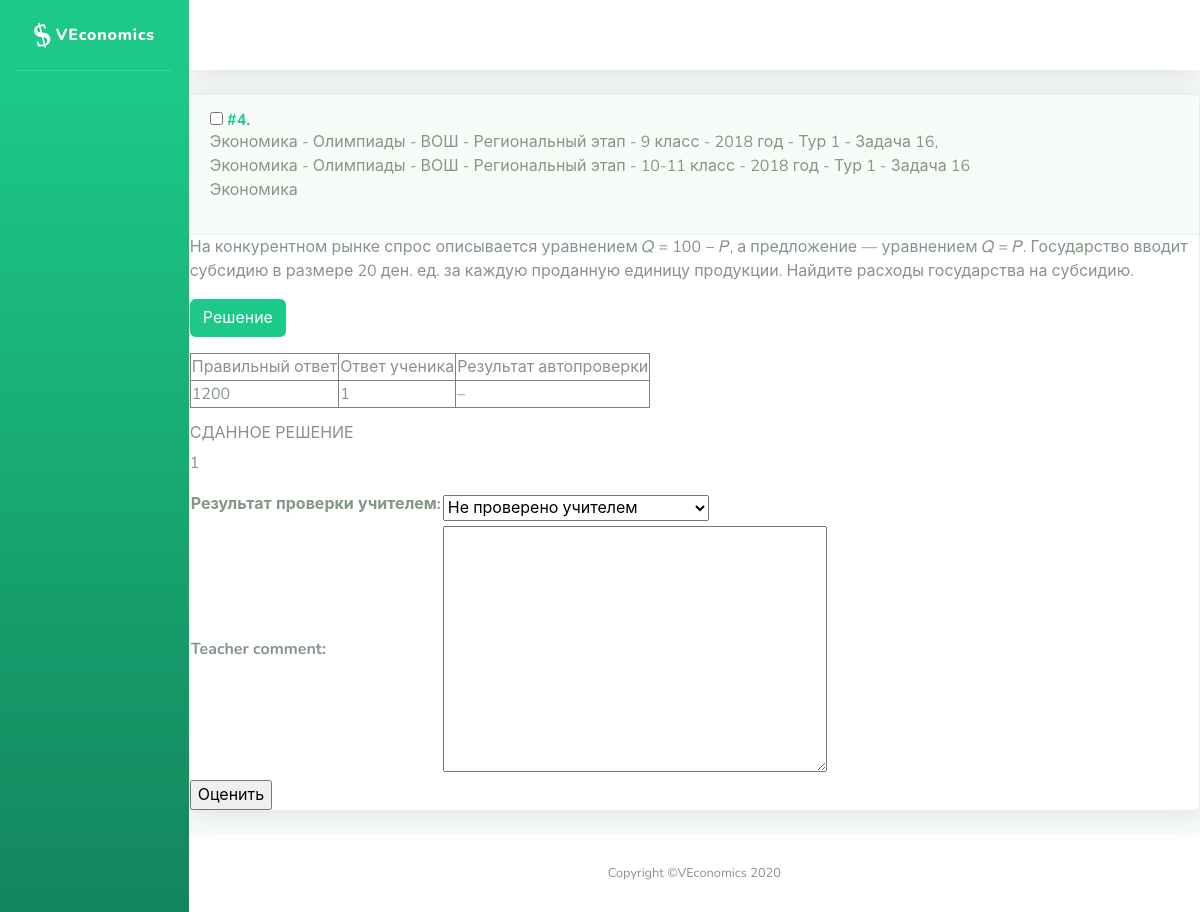
/problems/check/23 (signed in), run on an earlier commit of the app's database.
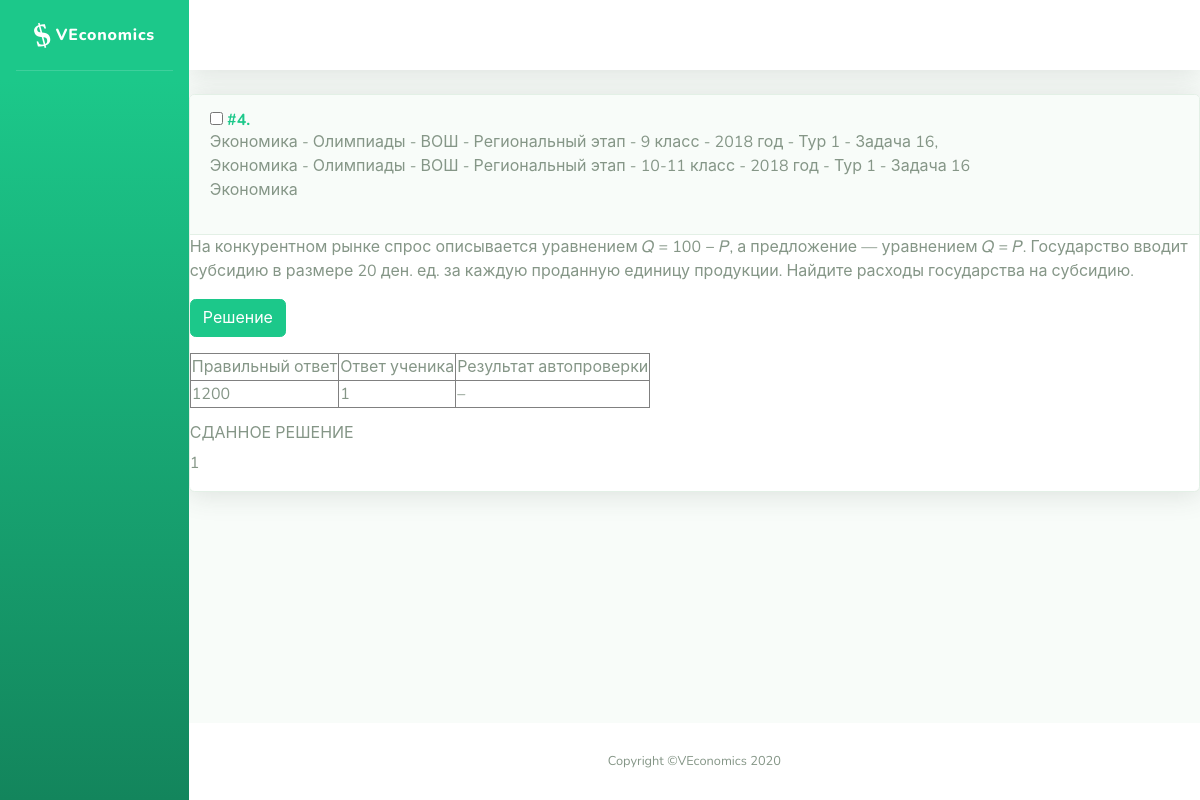
And on a later commit of the database.
### problems/views.py (the view)
# urls.py: path('check/<int:submit_id>', views.check_solution, name="check"),
def check_solution(request, submit_id):
    submit = Submit.objects.get(id=submit_id)
    problem = submit.assignment.problem
    problem.submit = submit
    if request.user == submit.assignment.assigned_by:
        form = CheckForm()
        context = {'form': form, 'submit': submit, 'problem': problem}
        return render(request, 'problems/check_solution.html', context)
    else:
        return redirect('index')

### problems/forms.py
class CheckForm(forms.ModelForm):
    class Meta:
        model = Submit
        fields = ('verdict', 'teacher_comment',)

### problems/models.py (called while the page is built)
    def __str__(self):
        return self.name

    def __str__(self):
        if self.parent:
            return "{} - {}".format(self.parent, self.name)
        else:
            return self.name

### problems/templates/problems/check_solution.html
{% extends "problems/sb/base.html" %}
{% block content %}
{% include 'problems/problem.html' %}
{% endblock %}

### problems/templates/problems/problem.html (shortened to what this page needs)
{% autoescape off%}
<div class="problem">
    <div class="card shadow mb-4">
        <div class="problem-header">
            <a class="d-block card-header py-3" role="button" aria-expanded="true" aria-controls="collapse">
                    <h6 class="m-0 font-weight-bold text-primary">
                        {% if 'teacher' in user.groups.all.0.name %}
                            <div class="problem-checkbox">
                                 <input type="checkbox" name="problem" value="{{ problem.id }}">
                            </div>
                        {% endif %}
                        <div class="problem-id">
                            #{{ problem.id }}.&nbsp;
                        </div>
                    </h6>
                {% if 'teacher' in user.groups.all.0.name %}
                    <div class="problem-subtitle">
                        {% if problem.source_set.all %}
                            <div class="problem-sources">
                                {% for source in problem.source_set.all %}
                                    {% if forloop.last %}
                                        {{ source }}
                                    {% else %}
                                        {{ source }},<br>
                                    {% endif %}
                                {% endfor %}
                            </div>
                        {% endif %}
                        <div class="problem-topics"><p>
                            {% for topic in problem.topics.all %}
                                {% if forloop.last %}
                                    {{ topic }}
                                {% else %}
                                    {{ topic }},<br>
                                {% endif %}
                            {% endfor %}
                        </p></div>
                    </div>
                {% endif %}
            </a>
        </div>
        <div class="collapse show" id="problem-{{ problem.id }}">
            <div class="problem-task">
                {{ problem.task }}
            </div>
            <div class="problem-buttons">
                {% if 'teacher' in user.groups.all.0.name %}
                    {% if problem.solution or problem.variants or problem.short_answer or problem.yesno_answer %}
                        <a class="btn btn-primary" data-toggle="collapse" href="#solution-{{ problem.id }}" role="button" aria-expanded="false" aria-controls="collapseExample">Решение</a>
                    {% endif %}
                {% endif %}
            </div>
            <div class="problem-solution">
                {% if 'teacher' in user.groups.all.0.name %}
                    <div class="right-solution">
                        {% if problem.submit %}
                            {% include 'problems/student_answer.html' with object=problem.submit %}
                        {% endif %}
                    </div>
                {% elif problem.form %}
                    <div class="problem-student-form">
                            {{ problem.form.as_p }}
                            {{ problem.form.media }}
                    </div>
                {% elif problem.submit %}
                    {% include 'problems/student_answer.html' with object=problem.submit %}
                {% endif %}
                {% if problem.submit.verdict == -1 and user == problem.submit.assignment.assigned_by %}
                    <form action="{% url 'save_verdict' %}" method="POST">
                        <table>
                            {{ form }}
                        </table>
                        <input type="submit" value="Оценить">
                    </form>
                {% endif %}
            </div>
        </div>
    </div>
</div>
{% endautoescape %}

What changed in the data, as far as the page shows it:
changed Submit: verdict -1 → 1 (drawn)
Also different on the page:
form field verdict: "Не проверено учителем" → (not shown)
form field value: "Оценить" → (not shown)
text no longer shown: "Результат проверки учителем: Teacher comment:"
